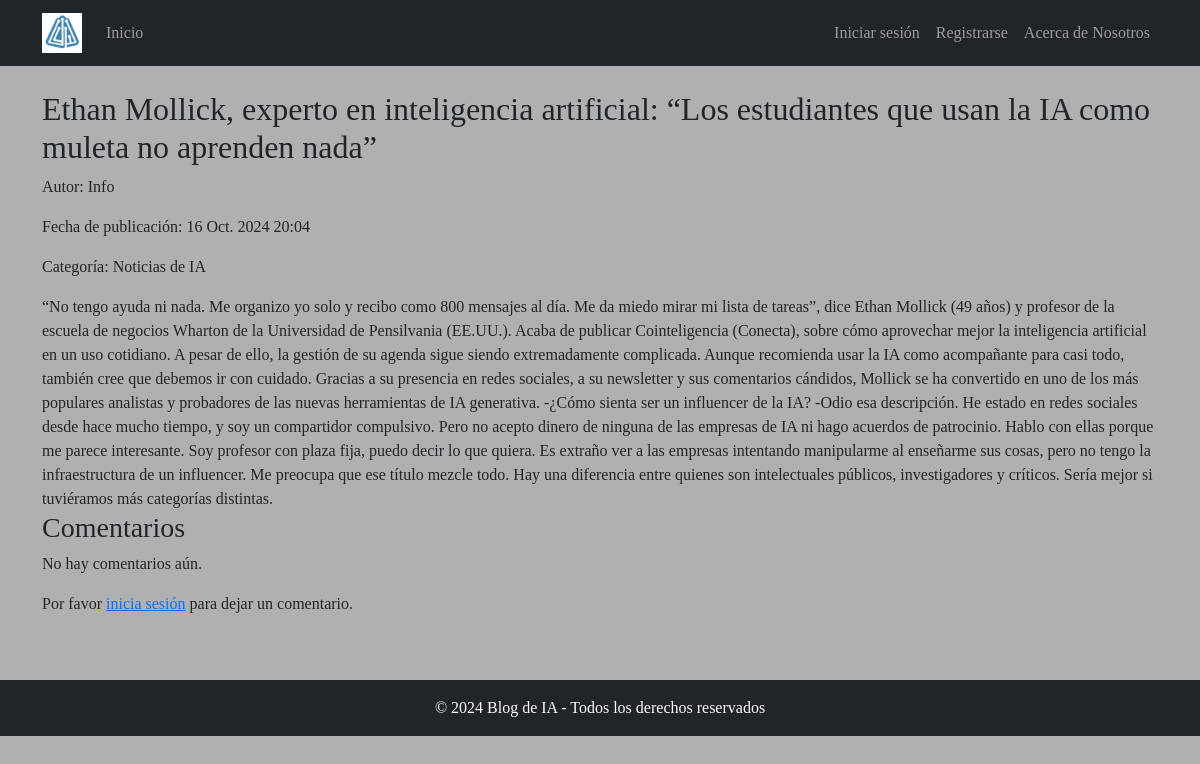
Page /article/ethan-mollick-experto-en-inteligencia-artificial-los-estudiantes-que-usan-la-ia-como-muleta-no-aprenden-nada/ on the committed database.
### blog/models.py (models this page shows, shortened)
class Article(models.Model):
    title = models.CharField(max_length=200)  # Título del artículo
    slug = models.SlugField(unique=True, max_length=200)  # Slug único para la URL
    content = HTMLField() # Contenido del artículo
    author = models.ForeignKey(User, on_delete=models.CASCADE)  # Autor del artículo
    published_date = models.DateTimeField(auto_now_add=True)  # Fecha de publicación automática
    category = models.ForeignKey(Category, on_delete=models.SET_NULL, null=True, blank=True)  # Categoría del artículo
    image = models.ImageField(upload_to='articles/', blank=True, null=True)  # Imagen del artículo
    class Meta:
        ordering = ['-published_date']  # Ordena los artículos por fecha de publicación (más recientes primero)
        verbose_name_plural = "Articles"  # Nombre plural para el modelo

class Category(models.Model):
    name = models.CharField(max_length=100, unique=True)  # Nombre de la categoría
    description = models.TextField(blank=True, null=True)  # Descripción opcional de la categoría
    slug = models.SlugField(max_length=100, unique=True)  # Slug único para la URL
    class Meta:
        verbose_name_plural = "Categories"  # Nombre plural para el modelo

### blog/views.py (the view)
# urls.py: path('article/<slug:slug>/', ArticleDetailView.as_view(), name='article_detail'),  # Vista de detalle
def article_detail(request, slug):
    article = get_object_or_404(Article, slug=slug)
    comments = article.comments.all().order_by('-created_at')
    if request.method == 'POST':
        comment_form = CommentForm(request.POST)
        if comment_form.is_valid():
            new_comment = comment_form.save(commit=False)
            new_comment.article = article
            new_comment.author = request.user
            new_comment.save()
            return redirect('article_detail', slug=slug)
    else:
        comment_form = CommentForm()
    context = {
        'article': article,
        'comments': comments,
        'comment_form': comment_form,
    }
    return render(request, 'blog/article_detail.html', context)

### blog/templates/blog/article_detail.html (shortened to what this page needs)
{% extends 'blog/base.html' %}
{% load static %}
{% block content %}
<h2>{{ article.title }}</h2>
<p>Autor: {{ article.author }}</p>
<p>Fecha de publicación: {{ article.published_date }}</p>
{% if article.category %}
    <p>Categoría: {{ article.category.name }}</p>
{% endif %}
<div>
    {{ article.content|safe }}
</div>
<h3>Comentarios</h3>
{% for comment in comments %}
    <div class="card mb-3">
        <div class="card-body">
            <h5 class="card-title">{{ comment.author.username }}</h5>
            <h6 class="card-subtitle mb-2 text-muted">{{ comment.created_at }}</h6>
            <p class="card-text">{{ comment.content }}</p>
        </div>
    </div>
{% empty %}
    <p>No hay comentarios aún.</p>
{% endfor %}
{% if user.is_authenticated %}
    <h4>Añadir un comentario</h4>
    <form method="post">
        {% csrf_token %}
        {{ comment_form.as_p }}
        <button type="submit" class="btn btn-primary">Enviar comentario</button>
    </form>
{% else %}
    <p>Por favor <a href="{% url 'login' %}">inicia sesión</a> para dejar un comentario.</p>
{% endif %}
{% endblock %}

### blog/templates/blog/base.html (shortened to what this page needs)
{% load static %}
<!DOCTYPE html>
<html lang="es">
<head>
    <link href="https://cdn.jsdelivr.net/npm/bootstrap@5.3.0/dist/css/bootstrap.min.css" rel="stylesheet">
    <link rel="stylesheet" href="{% static 'css/style.css' %}">
</head>
<body>
    <nav class="navbar navbar-expand-lg navbar-dark bg-dark">
        <div class="container">
            <a class="navbar-brand" href="{% url 'home' %}">
                <img src="{% static 'logo.jpeg' %}" alt="Logo" style="height: 40px; width: auto;">
            </a>
            <div class="collapse navbar-collapse" id="navbarNav">
                <ul class="navbar-nav me-auto">
                    <li class="nav-item">
                        <a class="nav-link" href="{% url 'home' %}">Inicio</a>
                </ul>
                <ul class="navbar-nav" >
                    {% if user.is_authenticated %}
                        <li class="nav-item">
                            <span class="nav-link">Hola, {{ user.username }}</span>
                        </li>
                        <li class="nav-item">
                            <form method="post" action="{% url 'logout' %}">
                                {% csrf_token %}
                                <button type="submit" class="btn btn-link nav-link">Cerrar sesión</button>
                            </form>
                        </li>
                        <li class="nav-item">
                            <a class="nav-link" href="{% url 'about_us' %}">Acerca de Nosotros</a>
                        </li>
                        {% else %}
                            <li class="nav-item"  >
                                <a class="nav-link"  href="{% url 'login' %}">Iniciar sesión</a>
                            </li>
                            <li class="nav-item">
                                <a class="nav-link" href="{% url 'register' %}">Registrarse</a>
                            </li>
                            <li class="nav-item">
                                <a class="nav-link" href="{% url 'about_us' %}">Acerca de Nosotros</a>
                            </li>
                    {% endif %}
                </ul>
            </div>
        </div>
    </nav>
    <main class="container mt-4">
        {% block content %}
        {% endblock %}
    </main>
    <footer class="bg-dark text-light text-center py-3 mt-5">
        <div class="container">
            © 2024 Blog de IA - Todos los derechos reservados
        </div>
    </footer>
</body>
</html>

### static/css/style.css (style rules this page uses)
body { background-color: #b0b0b0; font-family:'Times New Roman', Times, serif; }
body, html { height: 100%; margin: 0; display: flex; flex-direction: column; }
footer { position: relative; bottom: 0; width: 100%; }

### rows in the picture
Article: title "Ethan Mollick, experto en inteligencia artificial: “Los estudiantes que usan la IA como muleta no aprenden nada”", author "Info", published_date "16 Oct. 2024 20:04", category.name "Noticias de IA", content "“No tengo ayuda ni nada. Me organizo yo solo y recibo como 800 mensajes al día. Me da miedo mirar mi lista de tareas”, dice Ethan Mollick (49 años) y profesor de la escuela de negocios Wharton de la Universidad de Pensilvania (EE.UU.). Acaba de publicar Cointeligencia (Conecta), sobre cómo aprovechar mejor la inteligencia artificial en un uso cotidiano. A pesar de ello, la gestión de su agenda sigue siendo extremadamente complicada. Aunque recomienda usar la IA como acompañante para casi todo, también cree que debemos ir con cuidado. Gracias a su presencia en redes sociales, a su newsletter y sus comentarios cándidos, Mollick se ha convertido en uno de los más populares analistas y…"
